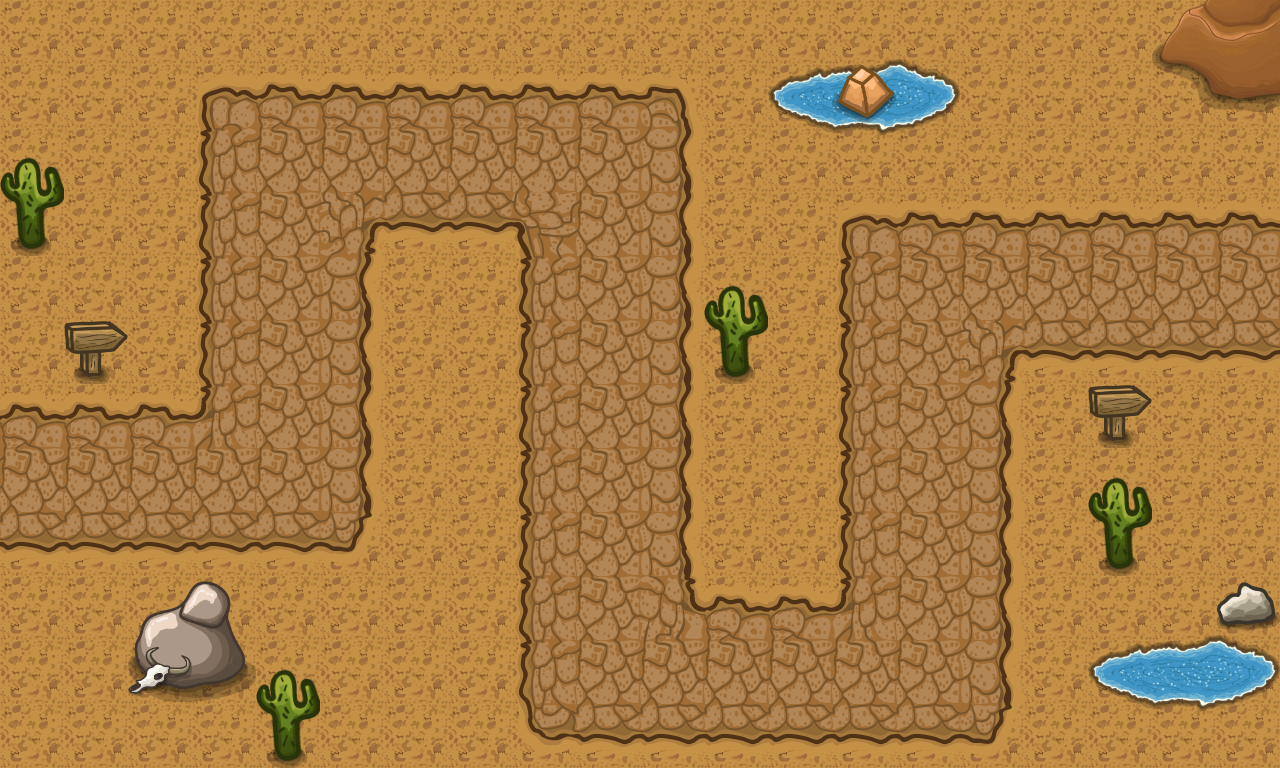

A level layout from a 2D game, rendered from its tile map. Below: a short description, then the map file with its tile-grid data intact:
An orthogonal 20x12 tile map with 64x64 px tiles, 4 tile layers (background, Pathing, Detail 1, Detail 2) and 1 object.

<map version="1.10" tiledversion="1.10.2" orientation="orthogonal" renderorder="right-down" width="20" height="12" tilewidth="64" tileheight="64" infinite="0" nextlayerid="6" nextobjectid="2">
 <tileset firstgid="1" source="../tileset.tsx" />
 <layer id="2" name="background" width="20" height="12">
  <data encoding="csv">
16,16,16,16,16,16,16,16,16,16,16,16,16,16,16,16,16,16,16,16,
16,16,16,16,16,16,16,16,16,16,16,16,16,16,16,16,16,16,16,16,
16,16,16,16,16,16,16,16,16,16,16,16,16,16,16,16,16,16,16,16,
16,16,16,16,16,16,16,16,16,16,16,16,16,16,16,16,16,16,16,16,
16,16,16,16,16,16,16,16,16,16,16,16,16,16,16,16,16,16,16,16,
16,16,16,16,16,16,16,16,16,16,16,16,16,16,16,16,16,16,16,16,
16,16,16,16,16,16,16,16,16,16,16,16,16,16,16,16,16,16,16,16,
16,16,16,16,16,16,16,16,16,16,16,16,16,16,16,16,16,16,16,16,
16,16,16,16,16,16,16,16,16,16,16,16,16,16,16,16,16,16,16,16,
16,16,16,16,16,16,16,16,16,16,16,16,16,16,16,16,16,16,16,16,
16,16,16,16,16,16,16,16,16,16,16,16,16,16,16,16,16,16,16,16,
16,16,16,16,16,16,16,16,16,16,16,16,16,16,16,16,16,16,16,16
</data>
 </layer>
 <layer id="1" name="Pathing" width="20" height="12">
  <data encoding="csv">
16,16,16,16,16,16,16,16,16,16,16,16,16,16,16,16,16,16,16,16,
16,16,16,4,5,5,5,5,5,5,6,16,16,0,0,0,0,0,0,0,
16,16,16,18,19,19,19,19,19,19,20,16,16,0,0,0,0,0,0,0,
16,16,16,18,19,22,33,33,21,19,20,16,16,4,5,5,5,5,5,5,
16,16,16,18,19,20,16,0,18,19,20,16,16,18,19,19,19,19,19,19,
16,16,16,18,19,20,16,0,18,19,20,16,16,18,19,22,33,33,33,33,
5,5,5,7,19,20,16,0,18,19,20,16,16,18,19,20,16,16,16,16,
19,19,19,19,19,20,16,0,18,19,20,16,16,18,19,20,16,16,16,16,
33,33,33,33,33,34,16,0,18,19,20,16,16,18,19,20,16,16,16,16,
16,16,16,16,16,16,16,0,18,19,8,5,5,7,19,20,16,16,16,16,
16,16,16,16,16,16,16,0,18,19,19,19,19,19,19,20,16,16,16,16,
16,16,16,16,16,16,16,0,32,33,33,33,33,33,33,34,16,16,16,16
</data>
 </layer>
 <layer id="3" name="Detail 1" width="20" height="12">
  <data encoding="csv">
0,0,0,0,0,0,0,0,0,0,0,0,119,120,121,0,0,0,127,128,
0,0,0,0,0,0,0,0,0,0,0,0,133,134,135,0,0,0,141,142,
57,0,0,0,0,0,0,0,0,0,0,0,147,148,149,0,0,0,0,0,
71,0,0,0,0,0,0,0,0,0,0,0,0,0,0,0,0,0,0,0,
0,0,0,0,0,0,0,0,0,0,0,57,0,0,0,0,0,0,0,0,
0,47,0,0,0,0,0,0,0,0,0,71,0,0,0,0,0,0,0,0,
0,0,0,0,0,0,0,0,0,0,0,0,0,0,0,0,0,47,0,0,
0,0,0,0,0,0,0,0,0,0,0,0,0,0,0,0,0,57,0,0,
0,0,0,0,0,0,0,0,0,0,0,0,0,0,0,0,0,71,0,0,
0,0,89,90,0,0,0,0,0,0,0,0,0,0,0,0,0,119,120,121,
0,0,103,104,57,0,0,0,0,0,0,0,0,0,0,0,0,133,134,135,
0,0,0,0,71,0,0,0,0,0,0,0,0,0,0,0,0,147,148,149
</data>
 </layer>
 <layer id="4" name="Detail 2" width="20" height="12">
  <data encoding="csv">
0,0,0,0,0,0,0,0,0,0,0,0,0,0,0,0,0,0,0,0,
0,0,0,0,0,0,0,0,0,0,0,0,0,44,0,0,0,0,0,0,
0,0,0,0,0,0,0,0,0,0,0,0,0,0,0,0,0,0,0,0,
0,0,0,0,0,0,0,0,0,0,0,0,0,0,0,0,0,0,0,0,
0,0,0,0,0,0,0,0,0,0,0,0,0,0,0,0,0,0,0,0,
0,0,0,0,0,0,0,0,0,0,0,0,0,0,0,0,0,0,0,0,
0,0,0,0,0,0,0,0,0,0,0,0,0,0,0,0,0,0,0,0,
0,0,0,0,0,0,0,0,0,0,0,0,0,0,0,0,0,0,0,0,
0,0,0,0,0,0,0,0,0,0,0,0,0,0,0,0,0,0,0,0,
0,0,0,0,0,0,0,0,0,0,0,0,0,0,0,0,0,0,0,43,
0,0,48,0,0,0,0,0,0,0,0,0,0,0,0,0,0,0,0,0,
0,0,0,0,0,0,0,0,0,0,0,0,0,0,0,0,0,0,0,0
</data>
 </layer>
 <objectgroup id="5" name="waypoints">
  <object id="1" x="0" y="0">
   <polyline points="0,0 -116,474 290,476 300,158 614,158 620,658 932,662 944,286 1398,292" />
  </object>
 </objectgroup>
</map>
